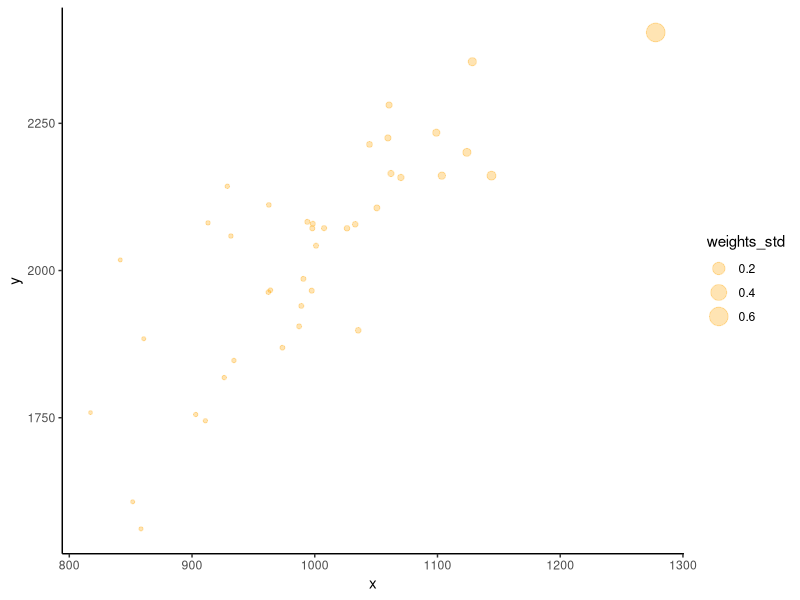

This chart was generated by the following R code: (Note: this script raises an error after producing the figure.)
library(ggplot2)
library(dplyr)


n <- 40
S <- matrix(c(100*100, 0.8*100*200,
              0.8*100*200, 200*200), 
            nrow = 2, ncol = 2, byrow = TRUE)
            
mu <- c(X = 1000, Y = 2000)
random_samples <- MASS::mvrnorm(n, mu = mu, Sigma = S)


weights <- random_samples[, 1] ^ 20 #runif(n, 1, 100)
weights_std <- weights / sum(weights)

df <- tibble(x = random_samples[, 1], y = random_samples[, 2], weights)
ggplot(df, aes(x, y, size = weights_std)) +
  geom_point(alpha = 0.3, color = "orange") +
  scale_size_continuous() +
  theme_classic()


## estimate mv normal with weights

weighted_mean <- function(X, w) colSums(X * w) / sum(w) 
weighted_cov <- function(X, w) t(X - weighted_mean(X, w)) %*% (diag(w) %*% (X - weighted_mean(X, w))) / sum(w)

weighted_cov(random_samples, weights)
weighted_mean(data[, 1], weights)

# weighted mean
data <- random_samples
weighted_mean <- colSums(data * weights_std) 
colMeans(data)
# weighted covariance
weighted_cov <- t(data - weighted_mean) %*% (diag(weights) %*% (data - weighted_mean)) / sum(weights)

# library(MASS)
# # Generate contours from fitted parameters
grid <- expand.grid(x = seq(0.5*min(data[,1]), 1.5*max(data[,1]), length.out = 50),
                    y = seq(0.5*min(data[,2]), 1.5*max(data[,2]), length.out = 50))

grid$density_values <- mapply(function(x, y) {
  mvtnorm::dmvnorm(cbind(x, y), mean = weighted_mean, sigma = weighted_cov)
}, grid$x, grid$y)


ggplot(grid, aes(x,y)) +
    geom_raster(aes(fill = density_values)) +
    theme_classic() 




# contour(matrix(density_values, nrow = 100), x = seq(min(data[,1]), max(data[,1]), length.out = 100),
#         y = seq(min(data[,2]), max(data[,2]), length.out = 100),
#         xlab = "X1", ylab = "X2", main = "Fitted Multivariate Normal Contours")

# plot
library(ggforce)
ggplot(df, aes(x, y, size = weight)) +
  geom_point(alpha = 0.3, color = "orange") +
  scale_size_continuous(range = c(1, 10)) +
  theme_classic() +
  annotate(x = weighted_mean[1], y = weighted_mean[2], color = "red", size = 5, geom = "point") +
  geom_ellipse(aes(x0 = weighted_mean[1], y0 = weighted_mean[2], 
                   a = sqrt(weighted_cov[1, 1]), b = sqrt(weighted_cov[2, 2]),
                   angle = atan(weighted_cov[1, 2] / weighted_cov[1, 1]) * 180 / pi),
               color = "red", linetype = 2)
